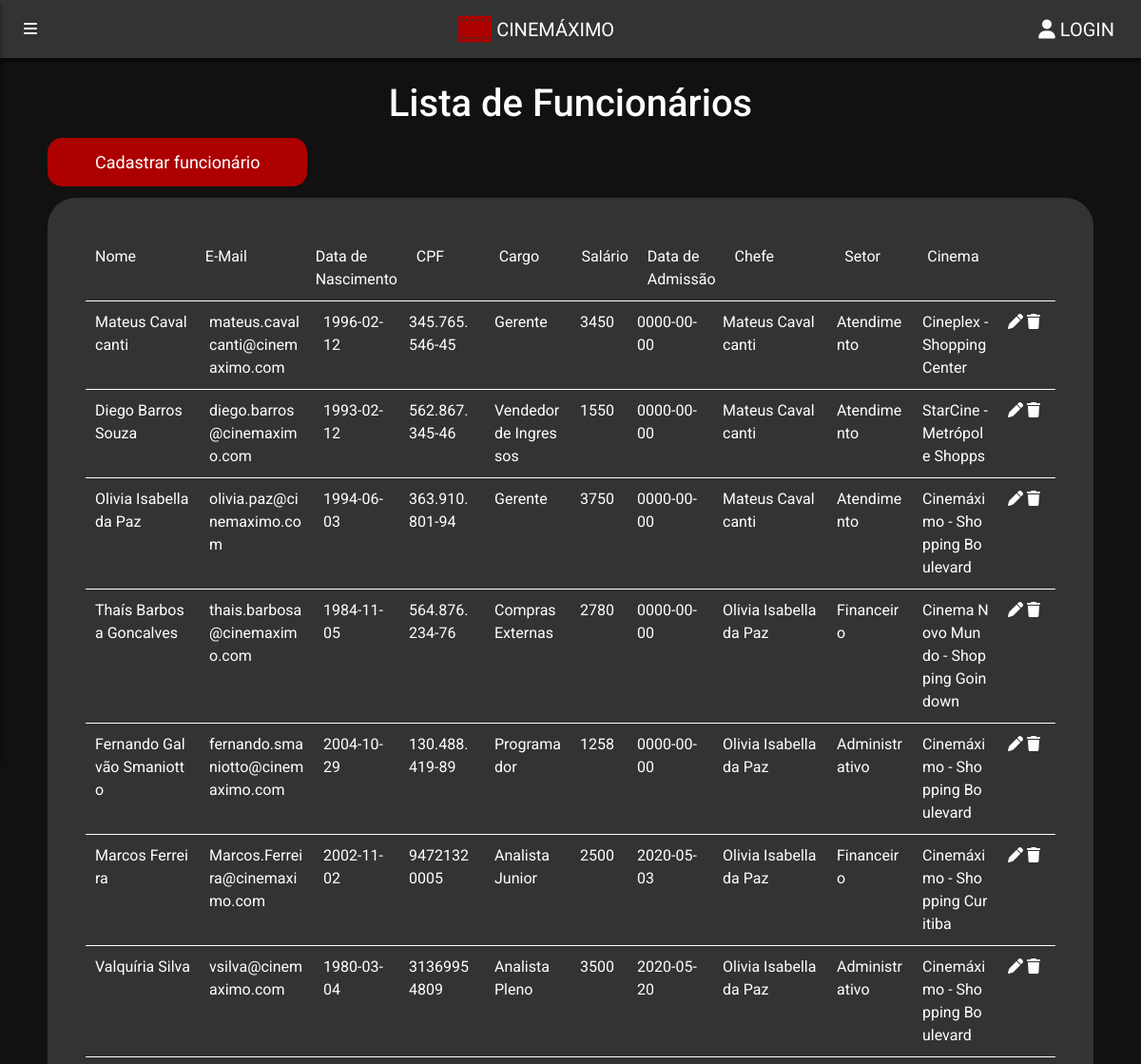
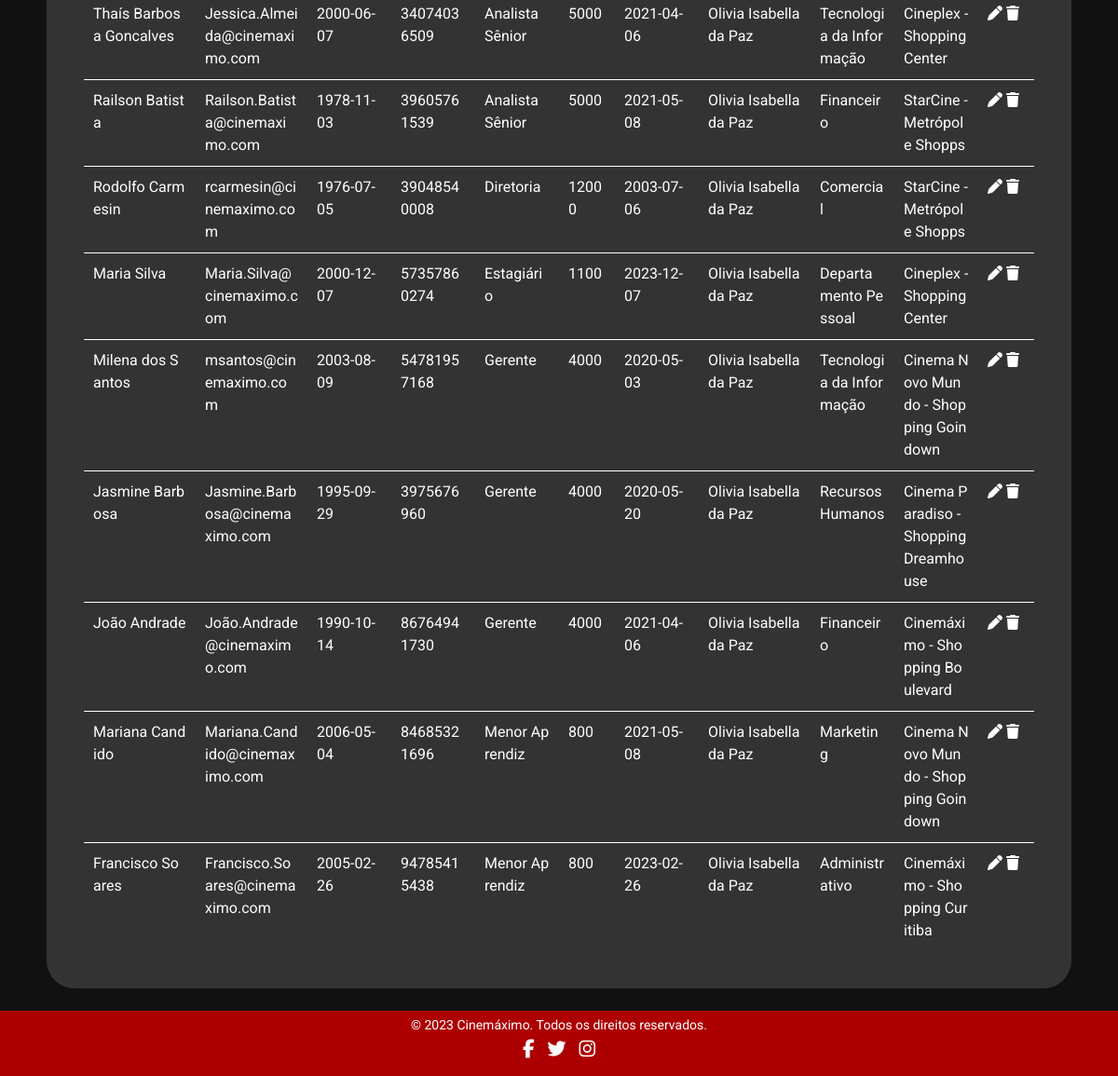
The page /html/funcionario/lista-funcionarios.php on the database its author committed (2 pictures, top to bottom).
### tables this page shows
CREATE TABLE Funcionario (
idFuncionario INT PRIMARY KEY AUTO_INCREMENT,
email VARCHAR(255),
senha VARCHAR(255),
nome VARCHAR(255),
dataNascimento DATE,
cpf VARCHAR(255),
cargo VARCHAR(255),
salario DECIMAL,
dataAdmissao DATE,
idChefe INT,
idSetor INT,
idCinema INT,
FOREIGN KEY (idChefe) REFERENCES Funcionario(idFuncionario),
FOREIGN KEY (idSetor) REFERENCES Setor(idSetor),
FOREIGN KEY (idCinema) REFERENCES Cinema(idCinema)
);

CREATE TABLE Setor (
idSetor INT PRIMARY KEY AUTO_INCREMENT,
nome VARCHAR(150)
);

CREATE TABLE Cinema (
idCinema INT PRIMARY KEY AUTO_INCREMENT,
nome VARCHAR(255),
endereco VARCHAR(255),
telefone VARCHAR(255)
);

### config.php (called while the page is built, shortened)
<?php
function GerarConexao() {
    $endereco = "localhost";
    $usuario = "root";
    $senha = "";
    $banco = "ProjetoCinema";
    $con = new mysqli ($endereco, $usuario, $senha, $banco);
    $con->set_charset("utf8");
    return $con;
}
function Buscar($sql) {
    $conexao = GerarConexao();
    $resultado = mysqli_query($conexao, $sql);
    return mysqli_fetch_all($resultado, MYSQLI_ASSOC);
}
?>

### html/funcionario/lista-funcionarios.php (the view, shortened to what this page needs)
<?php
require("../../config.php");
$sql = "SELECT
            Funcionario.*,
            Chefe.nome AS nomeChefe,
            Setor.nome AS nomeSetor,
            Cinema.nome AS nomeCinema
        FROM Funcionario
        INNER JOIN Funcionario Chefe ON Funcionario.idChefe = Chefe.idFuncionario
        INNER JOIN Setor ON Funcionario.idSetor = Setor.idSetor
        INNER JOIN Cinema ON Funcionario.idCinema = Cinema.idCinema;";
$funcionarios = Buscar($sql);
?>
<!DOCTYPE html>
<html lang="en">
<head>
    <link rel="stylesheet" href="/Projeto-Cinema/css/compartilhado/base.css">
    <link rel="stylesheet" href="/Projeto-Cinema/css/compartilhado/header.css">
    <link rel="stylesheet" href="/Projeto-Cinema/css/compartilhado/footer.css">
    <link rel="stylesheet" href="/Projeto-Cinema/css/compartilhado/componentes.css">
    <link rel="stylesheet" href="/Projeto-Cinema/css/compartilhado/listas.css">
    <link rel="stylesheet" href="/Projeto-Cinema/css/compartilhado/barra-lateral.css">
    <link rel="stylesheet" href="/Projeto-Cinema/css/telas/lista-funcionarios.css">
    <link href="https://cdn.jsdelivr.net/npm/bootstrap@5.3.0-alpha1/dist/css/bootstrap.min.css" rel="stylesheet">
</head>
<body>
    <div class="conteudo">
        <h1 class="text-center my-4" style="color: var(--branco);">Lista de Funcionários</h1>
        <a class="botao-componente" href="cadastro-funcionario.php">Cadastrar funcionário</a>
        <div class="lista fundo-cinza my-4">
            <div class="linha linha-cabeca">
                <div>Nome</div>
                <div>E-Mail</div>
                <div>Data de Nascimento</div>
                <div>CPF</div>
                <div>Cargo</div>
                <div>Salário</div>
                <div>Data de Admissão</div>
                <div>Chefe</div>
                <div>Setor</div>
                <div>Cinema</div>
                <div></div>
            </div>
            <?php
            foreach ($funcionarios as $linha) {
                echo "
                        <div class='linha'>
                            <div>{$linha['nome']}</div>
                            <div>{$linha['email']}</div>
                            <div>{$linha['dataNascimento']}</div>
                            <div>{$linha['cpf']}</div>
                            <div>{$linha['cargo']}</div>
                            <div>{$linha['salario']}</div>
                            <div>{$linha['dataAdmissao']}</div>
                            <div>{$linha['nomeChefe']}</div>
                            <div>{$linha['nomeSetor']}</div>
                            <div>{$linha['nomeCinema']}</div>
                            <div class='item-acoes'>
                                <a href='cadastro-funcionario.php?funcionario={$linha["idFuncionario"]}'>
                                    <i class='item-animacao fa-solid fa-pen'></i>
                                </a>
                                <a href='excluir-funcionario.php?funcionario={$linha["idFuncionario"]}'>
                                    <i class='item-animacao fa-solid fa-trash'></i>
                                </a>
                            </div>
                        </div>";
            }
            ?>
        </div>
    </div>
</body>
</html>

### css/compartilhado/base.css (style rules this page uses)
:root { --cor-60: #111111; --cor-30: #333333; --cor-10: #AD0000; --branco: #FFFFFF; }
body { background: var(--cor-60) !important; font-family: 'Roboto', sans-serif !important; margin: 0; color: var(--branco); position: relative; min-height: 100vh; }
.conteudo { padding-bottom: 70px; }

### css/compartilhado/componentes.css (style rules this page uses)
.fundo-cinza { background-color: var(--cor-30); border-radius: 30px; }
.botao-componente { padding: 15px 50px; margin-left: 50px; border-radius: 15px; background-color: var(--cor-10); color: var(--branco); font-size: 18px; text-align: center; text-decoration: none; transition: ease 0.2s; }

### css/compartilhado/listas.css (style rules this page uses)
.lista { color: var(--branco); padding: 2.5rem; margin-right: 50px; margin-left: 50px; }
.lista .linha { display: grid; border-bottom: 1px white solid; }
.lista .linha:last-child { border-bottom: 0; }
.lista .linha div { padding: 10px; }
.linha .item-acoes a { color: var(--branco); text-decoration: none; }
.item-animacao { cursor: pointer; transition: ease all 0.2s; }

### css/telas/lista-funcionarios.css (style rules this page uses)
.lista .linha { grid-template-columns: 1fr 1fr 0.75fr 0.75fr 0.75fr 0.5fr 0.75fr 1fr 0.75fr 0.75fr 0.5fr; }
.lista .linha:not(.linha-cabeca) { word-break: break-all; }

### rows shown on the page
funcionario: nome "Mateus Cavalcanti", email "mateus.cavalcanti@cinemaximo.com", dataNascimento "1996-02-12", cpf "345.765.546-45", cargo "Gerente", salario "3450", dataAdmissao "0000-00-00", idSetor.nome "Atendimento", idCinema.nome "Cineplex - Shopping Center"
funcionario: nome "Diego Barros Souza", email "diego.barros@cinemaximo.com", dataNascimento "1993-02-12", cpf "562.867.345-46", cargo "Vendedor de Ingressos", salario "1550", dataAdmissao "0000-00-00", idChefe.nome "Mateus Cavalcanti", idSetor.nome "Atendimento", idCinema.nome "StarCine - Metrópole Shopps"
funcionario: nome "Olivia Isabella da Paz", email "olivia.paz@cinemaximo.com", dataNascimento "1994-06-03", cpf "363.910.801-94", cargo "Gerente", salario "3750", dataAdmissao "0000-00-00", idChefe.nome "Mateus Cavalcanti", idSetor.nome "Atendimento", idCinema.nome "Cinemáximo - Shopping Boulevard"
funcionario: nome "Thaís Barbosa Goncalves", email "thais.barbosa@cinemaximo.com", dataNascimento "1984-11-05", cpf "564.876.234-76", cargo "Compras Externas", salario "2780", dataAdmissao "0000-00-00", idChefe.nome "Olivia Isabella da Paz", idSetor.nome "Financeiro", idCinema.nome "Cinema Novo Mundo - Shopping Goindown"
funcionario: nome "Fernando Galvão Smaniotto", email "fernando.smaniotto@cinemaximo.com", dataNascimento "2004-10-29", cpf "130.488.419-89", cargo "Programador", salario "1258", dataAdmissao "0000-00-00", idChefe.nome "Olivia Isabella da Paz", idSetor.nome "Administrativo", idCinema.nome "Cinemáximo - Shopping Boulevard"
funcionario: nome "Marcos Ferreira", email "Marcos.Ferreira@cinemaximo.com", dataNascimento "2002-11-02", cpf "94721320005", cargo "Analista Junior", salario "2500", dataAdmissao "2020-05-03", idChefe.nome "Olivia Isabella da Paz", idSetor.nome "Financeiro", idCinema.nome "Cinemáximo - Shopping Curitiba"
funcionario: nome "Valquíria Silva", email "vsilva@cinemaximo.com", dataNascimento "1980-03-04", cpf "31369954809", cargo "Analista Pleno", salario "3500", dataAdmissao "2020-05-20", idChefe.nome "Olivia Isabella da Paz", idSetor.nome "Administrativo", idCinema.nome "Cinemáximo - Shopping Boulevard"
funcionario: nome "Thaís Barbosa Goncalves", email "Jessica.Almeida@cinemaximo.com", dataNascimento "2000-06-07", cpf "34074036509", cargo "Analista Sênior", salario "5000", dataAdmissao "2021-04-06", idChefe.nome "Olivia Isabella da Paz", idSetor.nome "Tecnologia da Informação", idCinema.nome "Cineplex - Shopping Center"
funcionario: nome "Railson Batista", email "Railson.Batista@cinemaximo.com", dataNascimento "1978-11-03", cpf "39605761539", cargo "Analista Sênior", salario "5000", dataAdmissao "2021-05-08", idChefe.nome "Olivia Isabella da Paz", idSetor.nome "Financeiro", idCinema.nome "StarCine - Metrópole Shopps"
funcionario: nome "Rodolfo Carmesin", email "rcarmesin@cinemaximo.com", dataNascimento "1976-07-05", cpf "39048540008", cargo "Diretoria", salario "12000", dataAdmissao "2003-07-06", idChefe.nome "Olivia Isabella da Paz", idSetor.nome "Comercial", idCinema.nome "StarCine - Metrópole Shopps"
funcionario: nome "Maria Silva", email "Maria.Silva@cinemaximo.com", dataNascimento "2000-12-07", cpf "57357860274", cargo "Estagiário", salario "1100", dataAdmissao "2023-12-07", idChefe.nome "Olivia Isabella da Paz", idSetor.nome "Departamento Pessoal", idCinema.nome "Cineplex - Shopping Center"
funcionario: nome "Milena dos Santos", email "msantos@cinemaximo.com", dataNascimento "2003-08-09", cpf "54781957168", cargo "Gerente", salario "4000", dataAdmissao "2020-05-03", idChefe.nome "Olivia Isabella da Paz", idSetor.nome "Tecnologia da Informação", idCinema.nome "Cinema Novo Mundo - Shopping Goindown"
funcionario: nome "Jasmine Barbosa", email "Jasmine.Barbosa@cinemaximo.com", dataNascimento "1995-09-29", cpf "3975676960", cargo "Gerente", salario "4000", dataAdmissao "2020-05-20", idChefe.nome "Olivia Isabella da Paz", idSetor.nome "Recursos Humanos", idCinema.nome "Cinema Paradiso - Shopping Dreamhouse"
funcionario: nome "João Andrade", email "João.Andrade@cinemaximo.com", dataNascimento "1990-10-14", cpf "86764941730", cargo "Gerente", salario "4000", dataAdmissao "2021-04-06", idChefe.nome "Olivia Isabella da Paz", idSetor.nome "Financeiro", idCinema.nome "Cinemáximo - Shopping Boulevard"
funcionario: nome "Mariana Candido", email "Mariana.Candido@cinemaximo.com", dataNascimento "2006-05-04", cpf "84685321696", cargo "Menor Aprendiz", salario "800", dataAdmissao "2021-05-08", idChefe.nome "Olivia Isabella da Paz", idSetor.nome "Marketing", idCinema.nome "Cinema Novo Mundo - Shopping Goindown"
funcionario: nome "Francisco Soares", email "Francisco.Soares@cinemaximo.com", dataNascimento "2005-02-26", cpf "94785415438", cargo "Menor Aprendiz", salario "800", dataAdmissao "2023-02-26", idChefe.nome "Olivia Isabella da Paz", idSetor.nome "Administrativo", idCinema.nome "Cinemáximo - Shopping Curitiba"
